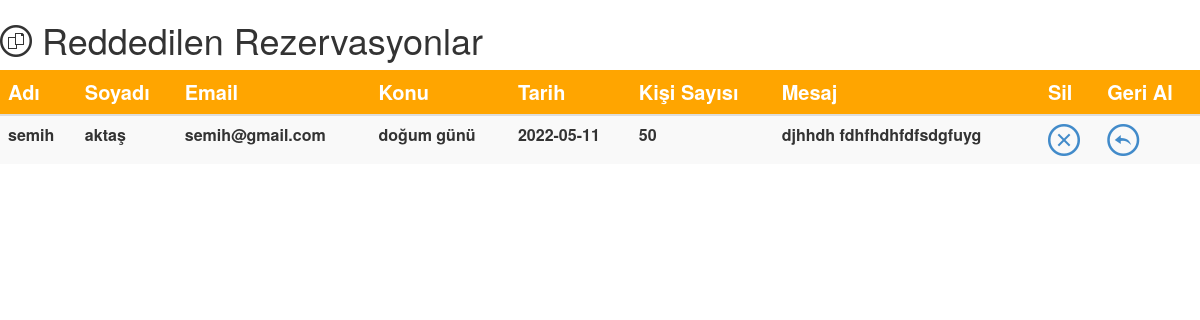
Screenshot of /redrezer.php with the database file from the repository.
### tables this page shows
CREATE TABLE IF NOT EXISTS `rezervasyon` (
  `id` int(11) NOT NULL AUTO_INCREMENT,
  `adi` varchar(25) NOT NULL,
  `sadi` varchar(25) NOT NULL,
  `email` varchar(25) NOT NULL,
  `konu` varchar(60) NOT NULL,
  `tarih` date NOT NULL,
  `mesaj` varchar(100) NOT NULL,
  `kisi` int(11) NOT NULL,
  `gg` int(11) NOT NULL,
  `kid` int(11) NOT NULL,
  PRIMARY KEY (`id`)
);

### redrezer.php (the view, shortened to what this page needs)
<html>
<head>
    <link type="text/css" href="assets/css/required/bootstrap/bootstrap.min.css" rel="stylesheet">
    <link type="text/css" href="assets/js/required/jquery-ui-1.11.0.custom/jquery-ui.min.css" rel="stylesheet" />
    <link type="text/css" href="assets/js/required/jquery-ui-1.11.0.custom/jquery-ui.structure.min.css" rel="stylesheet" />
    <link type="text/css" href="assets/js/required/jquery-ui-1.11.0.custom/jquery-ui.theme.min.css" rel="stylesheet" />
    <link type="text/css" href="assets/css/required/mCustomScrollbar/jquery.mCustomScrollbar.min.css" rel="stylesheet" />
    <link type="text/css" href="assets/css/required/icheck/all.css" rel="stylesheet" />
    <link type="text/css" href="assets/fonts/metrize-icons/styles-metrize-icons.css" rel="stylesheet">
    <link type="text/css" href="assets/css/base.css" rel="stylesheet">
</head>
<body>
    <div class="row">
        <div class="col-md-10">
            <h1>
                <span aria-hidden="true" class="icon icon-documents trk"></span>
                <span class="main-text">
                    Reddedilen Rezervasyonlar
                </span>
            </h1>
        </div>
    </div>
    <div class="row">
        <div class="col-md-12">
            <div class="block">
                <div class="block-content-outer">
                    <div class="block-content-outer">
                        <div class="block-content-inner">
                            <div class="table-responsive">
                                <table class="table table-striped table-hover">
                                    <thead>
                                        <tr style="background-color: orange; color:white; font-weight: bold; font-size: 20px;">
                                            <th>Adı</th>
                                            <th>Soyadı</th>
                                            <th>Email</th>
                                            <th>Konu</th>
                                            <th>Tarih</th>
                                            <th>Kişi Sayısı</th>
                                            <th>Mesaj</th>
                                            <th>Sil</th>
                                            <th>Geri Al</th>
                                        </tr>
                                    </thead>
                                    <tbody>
                                        <?php
                                        $host = "localhost";
                                        $ka = "root";
                                        $p = "";
                                        $vt = "onderes";
                                        $con = new mysqli($host, $ka, $p, $vt);
                                        $sql = "select * from rezervasyon where kid=1 and gg=0";
                                        $rezervasyonlar = mysqli_query($con, $sql);
                                        while ($rezervasyon = $rezervasyonlar->fetch_assoc()) {
                                            echo "<tr>";
                                            echo "<th>" . $rezervasyon['adi'] . "</th>";
                                            echo "<th>" . $rezervasyon['sadi'] . "</th>";
                                            echo "<th>" . $rezervasyon['email'] . "</th>";
                                            echo "<th>" . $rezervasyon['konu'] . "</th>";
                                            echo "<th>" . $rezervasyon['tarih'] . "</th>";
                                            echo "<th>" . $rezervasyon['kisi'] . "</th>";
                                            echo "<th>" . $rezervasyon['mesaj'] . "</th>";
                                            echo "<th>
                                                   <a href='#' data-toggle='modal' data-target='#sil-modal" . $rezervasyon['id'] . "'>
                                                    <span class='icon icon-cross red'></span>
                                                   </a>
                                                  </th>";
                                        echo "<th>
                                                <a href='#' data-toggle='modal' data-target='#dzn-modal" . $rezervasyon['id'] . "'>
                                                    <span class='icon icon-arrow-curve-left green'></span>
                                                </a>
                                        </th>";
                                        echo "</tr>";
                                        }
                                        ?>
                                    </tbody>
                                </table>
                            </div>
                        </div>
                    </div>
                </div>
            </div>
        </div>
    </div>
</body>
</html>

### rows the page displays
rezervasyon: adi "semih", sadi "aktaş", email "semih@gmail.com", konu "doğum günü", tarih "2022-05-11", kisi "50", mesaj "djhhdh fdhfhdhfdfsdgfuyg"
